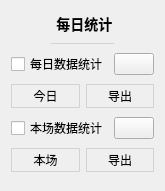
           <widget class="QWidget" name="dailySettingsCard" native="true">
            <property name="geometry">
             <rect>
              <x>10</x>
              <y>700</y>
              <width>161</width>
              <height>191</height>
             </rect>
            </property>
            <property name="styleSheet">
             <string notr="true">#dailySettingsCard
{
	background: #f7f7ff;
	border: none;
	border-radius: 5px;
}</string>
            </property>
            <layout class="QVBoxLayout" name="verticalLayout_42">
             <item>
              <widget class="QLabel" name="label_29">
               <property name="sizePolicy">
                <sizepolicy hsizetype="Preferred" vsizetype="Fixed">
                 <horstretch>0</horstretch>
                 <verstretch>0</verstretch>
                </sizepolicy>
               </property>
               <property name="styleSheet">
                <string notr="true">font-size: 14px;
font-weight: 500;</string>
               </property>
               <property name="text">
                <string> 每日统计</string>
               </property>
               <property name="alignment">
                <set>Qt::AlignCenter</set>
               </property>
              </widget>
             </item>
             <item>
              <widget class="QWidget" name="widget_24" native="true">
               <property name="minimumSize">
                <size>
                 <width>0</width>
                 <height>1</height>
                </size>
               </property>
               <property name="maximumSize">
                <size>
                 <width>16777215</width>
                 <height>1</height>
                </size>
               </property>
               <property name="styleSheet">
                <string notr="true">background: lightgray;
margin: 40px;</string>
               </property>
              </widget>
             </item>
             <item>
              <layout class="QHBoxLayout" name="horizontalLayout" stretch="1,0">
               <item>
                <widget class="CheckBox1" name="calculateDailyDataCheck">
                 <property name="cursor">
                  <cursorShape>PointingHandCursor</cursorShape>
                 </property>
                 <property name="toolTip">
                  <string>保存每天的直播信息（进来多少人、弹幕总数、送礼总数等）</string>
                 </property>
                 <property name="text">
                  <string>每日数据统计</string>
                 </property>
                </widget>
               </item>
               <item>
                <widget class="InteractiveButtonBase" name="calculateDailyDataButton">
                 <property name="cursor">
                  <cursorShape>PointingHandCursor</cursorShape>
                 </property>
                 <property name="toolTip">
                  <string>&lt;html&gt;&lt;head/&gt;&lt;body&gt;&lt;p&gt;打开记录文件所在位置&lt;/p&gt;&lt;/body&gt;&lt;/html&gt;</string>
                 </property>
                 <property name="text">
                  <string/>
                 </property>
                 <property name="icon">
                  <iconset resource="../resources/resource.qrc">
                   <normaloff>:/icons/folder</normaloff>:/icons/folder</iconset>
                 </property>
                </widget>
               </item>
              </layout>
             </item>
             <item>
              <layout class="QHBoxLayout" name="horizontalLayout_3">
               <item>
                <widget class="QPushButton" name="dailyStatisticButton">
                 <property name="cursor">
                  <cursorShape>PointingHandCursor</cursorShape>
                 </property>
                 <property name="styleSheet">
                  <string notr="true">QPushButton
{
	background: transparent;
	border: 1px solid lightgray;
	padding: 2px 8px 2px 8px;
}

QPushButton:hover
{
	background: #eeeeee;
}

QPushButton:pressed
{
	background: #cccccc;
}

</string>
                 </property>
                 <property name="text">
                  <string>今日</string>
                 </property>
                 <property name="autoDefault">
                  <bool>true</bool>
                 </property>
                 <property name="default">
                  <bool>false</bool>
                 </property>
                 <property name="flat">
                  <bool>false</bool>
                 </property>
                </widget>
               </item>
               <item>
                <widget class="QPushButton" name="exportDailyButton">
                 <property name="cursor">
                  <cursorShape>PointingHandCursor</cursorShape>
                 </property>
                 <property name="toolTip">
                  <string>&lt;html&gt;&lt;head/&gt;&lt;body&gt;&lt;p&gt;导出当前房间的所有记录&lt;/p&gt;&lt;/body&gt;&lt;/html&gt;</string>
                 </property>
                 <property name="styleSheet">
                  <string notr="true">QPushButton
{
	background: transparent;
	border: 1px solid lightgray;
	padding: 2px 8px 2px 8px;
}

QPushButton:hover
{
	background: #eeeeee;
}

QPushButton:pressed
{
	background: #cccccc;
}

</string>
                 </property>
                 <property name="text">
                  <string>导出</string>
                 </property>
                 <property name="flat">
                  <bool>false</bool>
                 </property>
                </widget>
               </item>
              </layout>
             </item>
             <item>
              <layout class="QHBoxLayout" name="horizontalLayout_4" stretch="1,0">
               <item>
                <widget class="CheckBox1" name="calculateCurrentLiveDataCheck">
                 <property name="cursor">
                  <cursorShape>PointingHandCursor</cursorShape>
                 </property>
                 <property name="toolTip">
                  <string>保存每天的直播信息（进来多少人、弹幕总数、送礼总数等）</string>
                 </property>
                 <property name="text">
                  <string>本场数据统计</string>
                 </property>
                </widget>
               </item>
               <item>
                <widget class="InteractiveButtonBase" name="calculateCurrentLiveDataButton">
                 <property name="cursor">
                  <cursorShape>PointingHandCursor</cursorShape>
                 </property>
                 <property name="toolTip">
                  <string>&lt;html&gt;&lt;head/&gt;&lt;body&gt;&lt;p&gt;打开记录文件所在位置&lt;/p&gt;&lt;/body&gt;&lt;/html&gt;</string>
                 </property>
                 <property name="text">
                  <string/>
                 </property>
                 <property name="icon">
                  <iconset resource="../resources/resource.qrc">
                   <normaloff>:/icons/folder</normaloff>:/icons/folder</iconset>
                 </property>
                </widget>
               </item>
              </layout>
             </item>
             <item>
              <layout class="QHBoxLayout" name="horizontalLayout_79">
               <item>
                <widget class="QPushButton" name="currentLiveStatisticButton">
                 <property name="cursor">
                  <cursorShape>PointingHandCursor</cursorShape>
                 </property>
                 <property name="styleSheet">
                  <string notr="true">QPushButton
{
	background: transparent;
	border: 1px solid lightgray;
	padding: 2px 8px 2px 8px;
}

QPushButton:hover
{
	background: #eeeeee;
}

QPushButton:pressed
{
	background: #cccccc;
}

</string>
                 </property>
                 <property name="text">
                  <string>本场</string>
                 </property>
                 <property name="autoDefault">
                  <bool>true</bool>
                 </property>
                 <property name="default">
                  <bool>false</bool>
                 </property>
                 <property name="flat">
                  <bool>false</bool>
                 </property>
                </widget>
               </item>
               <item>
                <widget class="QPushButton" name="exportCurrentLiveButton">
                 <property name="cursor">
                  <cursorShape>PointingHandCursor</cursorShape>
                 </property>
                 <property name="toolTip">
                  <string>&lt;html&gt;&lt;head/&gt;&lt;body&gt;&lt;p&gt;导出当前房间的所有记录&lt;/p&gt;&lt;/body&gt;&lt;/html&gt;</string>
                 </property>
                 <property name="styleSheet">
                  <string notr="true">QPushButton
{
	background: transparent;
	border: 1px solid lightgray;
	padding: 2px 8px 2px 8px;
}

QPushButton:hover
{
	background: #eeeeee;
}

QPushButton:pressed
{
	background: #cccccc;
}

</string>
                 </property>
                 <property name="text">
                  <string>导出</string>
                 </property>
                 <property name="flat">
                  <bool>false</bool>
                 </property>
                </widget>
               </item>
              </layout>
             </item>
            </layout>
           </widget>
